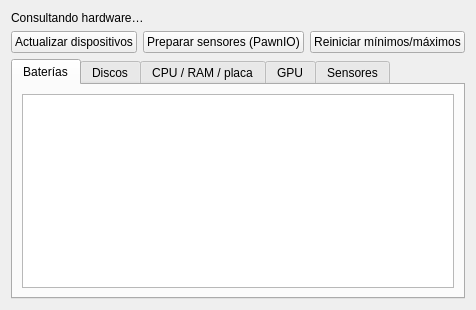
<?xml version="1.0" encoding="UTF-8"?>
<ui version="4.0">
 <class>HardwarePanel</class>
 <widget class="QWidget" name="HardwarePanel">
  <layout class="QVBoxLayout" name="layout">
   <item><widget class="QLabel" name="HardwareStatus"><property name="wordWrap"><bool>true</bool></property><property name="text"><string>Consultando hardware…</string></property></widget></item>
   <item><layout class="QHBoxLayout" name="buttons">
    <item><widget class="QPushButton" name="RefreshHardware"><property name="text"><string>Actualizar dispositivos</string></property></widget></item>
    <item><widget class="QPushButton" name="PrepareSensors"><property name="text"><string>Preparar sensores (PawnIO)</string></property></widget></item>
    <item><widget class="QPushButton" name="ResetSensorHistory"><property name="text"><string>Reiniciar mínimos/máximos</string></property></widget></item>
   </layout></item>
   <item><widget class="QTabWidget" name="HardwareTabs">
    <widget class="QWidget" name="BatteryDetailsTab"><attribute name="title"><string>Baterías</string></attribute><layout class="QVBoxLayout" name="batteryLayout"><item><widget class="QTableWidget" name="BatteryDetails"><property name="editTriggers"><set>QAbstractItemView::NoEditTriggers</set></property></widget></item></layout></widget>
    <widget class="QWidget" name="DiskDetailsTab"><attribute name="title"><string>Discos</string></attribute><layout class="QVBoxLayout" name="diskLayout"><item><widget class="QTableWidget" name="DiskDetails"><property name="editTriggers"><set>QAbstractItemView::NoEditTriggers</set></property></widget></item></layout></widget>
    <widget class="QWidget" name="CpuDetailsTab"><attribute name="title"><string>CPU / RAM / placa</string></attribute><layout class="QVBoxLayout" name="cpuLayout"><item><widget class="QTableWidget" name="CpuDetails"><property name="editTriggers"><set>QAbstractItemView::NoEditTriggers</set></property></widget></item></layout></widget>
    <widget class="QWidget" name="GpuDetailsTab"><attribute name="title"><string>GPU</string></attribute><layout class="QVBoxLayout" name="gpuLayout"><item><widget class="QTableWidget" name="GpuDetails"><property name="editTriggers"><set>QAbstractItemView::NoEditTriggers</set></property></widget></item></layout></widget>
    <widget class="QWidget" name="SensorsTab"><attribute name="title"><string>Sensores</string></attribute><layout class="QVBoxLayout" name="sensorsLayout"><item><widget class="QTableWidget" name="SensorReadings"><property name="editTriggers"><set>QAbstractItemView::NoEditTriggers</set></property></widget></item></layout></widget>
   </widget></item>
  </layout>
 </widget>
 <resources/>
 <connections/>
</ui>
